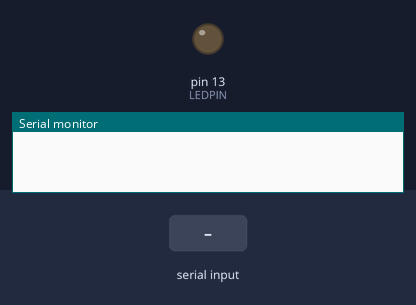
Bench run of a sketch on a simulated Arduino Uno, built with avr-gcc and run on an emulated ATmega328P. Parts: output pins drawn as LEDs (lit = HIGH), the last lines printed to the serial monitor. The test bench sets the inputs (shaded band).

Above: at 1.2 s.
1.3 s: "On\n" received over Serial
At 1.6 s:
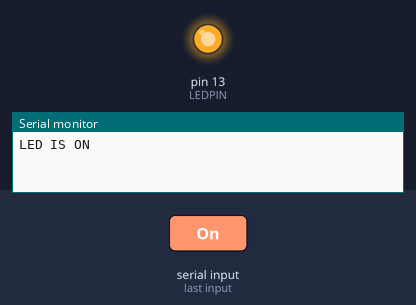
2.8 s: "Off\n" received over Serial
At 4.0 s:
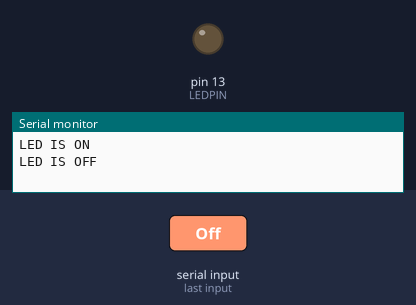
Timing chart, 0 to 5.8 s (numbered marks = the images above; inputs shaded):
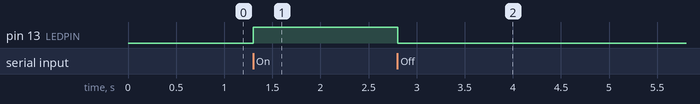

The sketch:

Arduino_Send_Data.ino
```cpp
const int LEDPIN = 13;
String CommandString = "";
String INputData = "";
bool IS_Data = false;


void setup() {
  // put your setup code here, to run once:
  pinMode(LEDPIN,OUTPUT);
  Serial.begin(9600);

}

void loop() {
  // put your main code here, to run repeatedly:
  Serial_Data_Events();

  if(IS_Data == true)
  {
    if(CommandString =="On")
    {
      digitalWrite(LEDPIN,HIGH);
      delay(100);
      Serial.println("LED IS ON");
    }
    else if (CommandString == "Off")
    {
      digitalWrite(LEDPIN,LOW);
      delay(100);
      Serial.println("LED IS OFF");

    }
    IS_Data = false;
    CommandString = "";
    INputData = "";
  }
}
void Serial_Data_Events()
{
  Serial.flush();
  while(Serial.available())
  {
    char inchar = (char)Serial.read();
    if(inchar == '\n')
    {
      IS_Data = true;
      CommandString = INputData;

    }
    else
    {
      INputData += inchar;
    }
  }
}
```

Measured:
- after the input at 1.3 s, pin 13 (LEDPIN): LOW → HIGH at once
- after the input at 2.8 s, pin 13 (LEDPIN): HIGH → LOW at once
